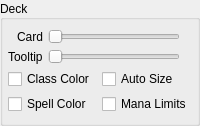
               <widget class="QGroupBox" name="configBoxDeck">
                <property name="title">
                 <string>Deck</string>
                </property>
                <property name="alignment">
                 <set>Qt::AlignLeading|Qt::AlignLeft|Qt::AlignVCenter</set>
                </property>
                <layout class="QVBoxLayout" name="verticalLayout_8">
                 <property name="spacing">
                  <number>5</number>
                 </property>
                 <property name="leftMargin">
                  <number>5</number>
                 </property>
                 <property name="topMargin">
                  <number>9</number>
                 </property>
                 <property name="rightMargin">
                  <number>5</number>
                 </property>
                 <property name="bottomMargin">
                  <number>9</number>
                 </property>
                 <item>
                  <layout class="QHBoxLayout" name="configDeckHorizontalLayout">
                   <item>
                    <layout class="QVBoxLayout" name="configDeckVerticalLayout">
                     <item>
                      <widget class="QLabel" name="configLabelDeckNormal">
                       <property name="toolTip">
                        <string>Card: Height in pixels of the deck cards.</string>
                       </property>
                       <property name="text">
                        <string>Card</string>
                       </property>
                       <property name="alignment">
                        <set>Qt::AlignRight|Qt::AlignTrailing|Qt::AlignVCenter</set>
                       </property>
                      </widget>
                     </item>
                     <item>
                      <widget class="QLabel" name="configLabelDeckTooltip">
                       <property name="toolTip">
                        <string>Tooltip: Size scale of the card's tooltip.</string>
                       </property>
                       <property name="text">
                        <string>Tooltip</string>
                       </property>
                      </widget>
                     </item>
                    </layout>
                   </item>
                   <item>
                    <layout class="QVBoxLayout" name="configDeckVerticalLayout2">
                     <item>
                      <widget class="QSlider" name="configSliderCardSize">
                       <property name="minimum">
                        <number>15</number>
                       </property>
                       <property name="maximum">
                        <number>35</number>
                       </property>
                       <property name="singleStep">
                        <number>1</number>
                       </property>
                       <property name="pageStep">
                        <number>1</number>
                       </property>
                       <property name="orientation">
                        <enum>Qt::Horizontal</enum>
                       </property>
                       <property name="tickPosition">
                        <enum>QSlider::NoTicks</enum>
                       </property>
                       <property name="tickInterval">
                        <number>20</number>
                       </property>
                      </widget>
                     </item>
                     <item>
                      <widget class="QSlider" name="configSliderTooltipSize">
                       <property name="minimum">
                        <number>9</number>
                       </property>
                       <property name="maximum">
                        <number>15</number>
                       </property>
                       <property name="pageStep">
                        <number>1</number>
                       </property>
                       <property name="orientation">
                        <enum>Qt::Horizontal</enum>
                       </property>
                       <property name="tickPosition">
                        <enum>QSlider::NoTicks</enum>
                       </property>
                       <property name="tickInterval">
                        <number>5</number>
                       </property>
                      </widget>
                     </item>
                    </layout>
                   </item>
                   <item>
                    <layout class="QVBoxLayout" name="configDeckVerticalLayout3">
                     <item>
                      <widget class="QLabel" name="configLabelDeckNormal2">
                       <property name="text">
                        <string/>
                       </property>
                      </widget>
                     </item>
                     <item>
                      <widget class="QLabel" name="configLabelDeckTooltip2">
                       <property name="text">
                        <string/>
                       </property>
                      </widget>
                     </item>
                    </layout>
                   </item>
                  </layout>
                 </item>
                 <item>
                  <layout class="QHBoxLayout" name="configDeckHorizontalLayout2">
                   <item>
                    <layout class="QVBoxLayout" name="configDeckVerticalLayout5">
                     <item>
                      <widget class="QCheckBox" name="configCheckClassColor">
                       <property name="toolTip">
                        <string>Class Color: Show a colored background for class cards.</string>
                       </property>
                       <property name="text">
                        <string>Class Color</string>
                       </property>
                      </widget>
                     </item>
                     <item>
                      <widget class="QCheckBox" name="configCheckSpellColor">
                       <property name="toolTip">
                        <string>Spell Color: Show text in color for spells and weapons.</string>
                       </property>
                       <property name="text">
                        <string>Spell Color</string>
                       </property>
                      </widget>
                     </item>
                    </layout>
                   </item>
                   <item>
                    <layout class="QVBoxLayout" name="configDeckVerticalLayout4">
                     <item>
                      <widget class="QCheckBox" name="configCheckAutoSize">
                       <property name="toolTip">
                        <string>Auto Size: Adapt card size to deck window size.</string>
                       </property>
                       <property name="text">
                        <string>Auto Size</string>
                       </property>
                      </widget>
                     </item>
                     <item>
                      <widget class="QCheckBox" name="configCheckManaLimits">
                       <property name="toolTip">
                        <string>Mana Limits: Show marks to organize cards by mana cost.</string>
                       </property>
                       <property name="text">
                        <string>Mana Limits</string>
                       </property>
                      </widget>
                     </item>
                    </layout>
                   </item>
                  </layout>
                 </item>
                </layout>
               </widget>
